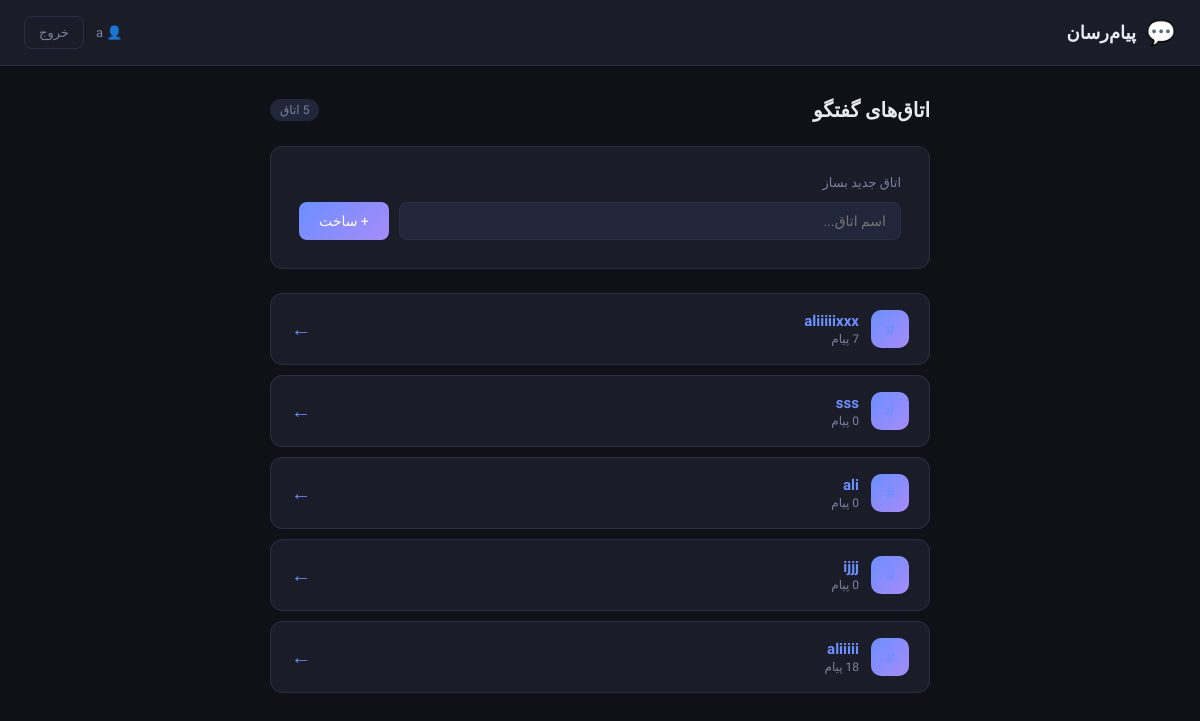
Screenshot of / (signed in) with the database file from the repository.
### chat/models.py (models this page shows, shortened)
class Room(models.Model):
    name = models.CharField(max_length=100, unique=True)
    created_at = models.DateTimeField(auto_now_add=True)

### chat/views.py (the view)
# urls.py: path('', views.lobby, name='lobby'),
@login_required
def lobby(request):
    rooms = Room.objects.all().order_by('-created_at')
    return render(request, 'lobby.html', {'rooms': rooms})

### templates/lobby.html (shortened to what this page needs)
{% extends 'base.html' %}
{% block content %}
<div style="min-height:100vh;display:flex;flex-direction:column;">
  <header style="background:var(--surface);border-bottom:1px solid var(--border);padding:16px 24px;display:flex;align-items:center;justify-content:space-between;">
    <div style="display:flex;align-items:center;gap:10px;">
      <span style="font-size:24px;">💬</span>
      <span style="font-weight:700;font-size:18px;">پیام‌رسان</span>
    </div>
    <div style="display:flex;align-items:center;gap:12px;">
      <span style="color:var(--text-muted);font-size:13px;">👤 {{ request.user.username }}</span>
      <a href="{% url 'logout'%}" class="btn btn-ghost" style="padding:8px 14px;font-size:13px;">خروج</a>
    </div>
  </header>
  <main style="flex:1;max-width:700px;width:100%;margin:0 auto;padding:32px 20px;">
    <div style="display:flex;align-items:center;justify-content:space-between;margin-bottom:24px;">
      <h2 style="font-size:20px;font-weight:700;">اتاق‌های گفتگو</h2>
      <span style="background:var(--surface2);color:var(--text-muted);font-size:12px;padding:4px 10px;border-radius:20px;">{{ rooms|length }} اتاق</span>
    </div>
    <div class="card" style="margin-bottom:24px;">
      <p style="font-size:13px;color:var(--text-muted);margin-bottom:12px;font-weight:500;">اتاق جدید بساز</p>
      <form method="post" action="{% url 'create_room' %}" style="display:flex;gap:10px;">
        <input type="text" name="name" placeholder="اسم اتاق..." style="flex:1;" required />
        <button type="submit" class="btn btn-primary">+ ساخت</button>
      </form>
    </div>
    {% if rooms %}
    <div style="display:flex;flex-direction:column;gap:10px;">
      {% for room in rooms %}
      <a href="{% url 'room' room.name %}" style="text-decoration:none;">
        <div style="background:var(--surface);border:1px solid var(--border);border-radius:var(--radius);padding:16px 20px;display:flex;align-items:center;justify-content:space-between;transition:all 0.2s;cursor:pointer;"
             onmouseover="this.style.borderColor='var(--accent)';this.style.transform='translateX(-2px)'"
             onmouseout="this.style.borderColor='var(--border)';this.style.transform='none'">
          <div style="display:flex;align-items:center;gap:12px;">
            <div style="width:38px;height:38px;border-radius:10px;background:linear-gradient(135deg,var(--accent),var(--accent2));display:flex;align-items:center;justify-content:center;font-size:16px;">
            </div>
            <div>
              <div style="font-weight:600;font-size:15px;">{{ room.name }}</div>
              <div style="color:var(--text-muted);font-size:12px;margin-top:2px;">{{ room.messages.count }} پیام</div>
            </div>
          </div>
          <span style="color:var(--accent);font-size:20px;">←</span>
        </div>
      </a>
      {% endfor %}
    </div>
    {% else %}
    <div style="text-align:center;padding:60px 20px;color:var(--text-muted);">
      <div style="font-size:48px;margin-bottom:12px;">🏜️</div>
      <p>هنوز اتاقی نیست. اول یکی بساز!</p>
    </div>
    {% endif %}
  </main>
</div>
{% endblock %}

### templates/base.html (style rules this page uses)
*, *::before, *::after { box-sizing: border-box; margin: 0; padding: 0; }
:root { --bg: #0f1117; --surface: #1a1d27; --surface2: #22263a; --accent: #6c8fff; --accent2: #a78bfa; --text: #e8eaf0; --text-muted: #7b82a0; --border: #2a2f45; --danger: #ff6b6b; --success: #4ade80; --radius: 12px; --radius-sm: 8px; }
body { font-family: 'Vazirmatn', sans-serif; background: var(--bg); color: var(--text); min-height: 100vh; }
a { color: var(--accent); text-decoration: none; }
.btn { display: inline-flex; align-items: center; gap: 6px; padding: 10px 20px; border: none; border-radius: var(--radius-sm); font-family: 'Vazirmatn', sans-serif; font-size: 14px; font-weight: 500; cursor: pointer; transition: all 0.2s; }
.btn-primary { background: linear-gradient(135deg, var(--accent), var(--accent2)); color: white; }
.btn-ghost { background: transparent; color: var(--text-muted); border: 1px solid var(--border); }
input, textarea { font-family: 'Vazirmatn', sans-serif; background: var(--surface2); border: 1px solid var(--border); color: var(--text); border-radius: var(--radius-sm); padding: 10px 14px; font-size: 14px; outline: none; transition: border-color 0.2s; }
.card { background: var(--surface); border: 1px solid var(--border); border-radius: var(--radius); padding: 28px; }

### rows the page displays
Room: name "aliiiiixxx"
Room: name "sss"
Room: name "ali"
Room: name "ijjj"
Room: name "aliiiii"

### other values shown
{{ request.user.username }} "a"
